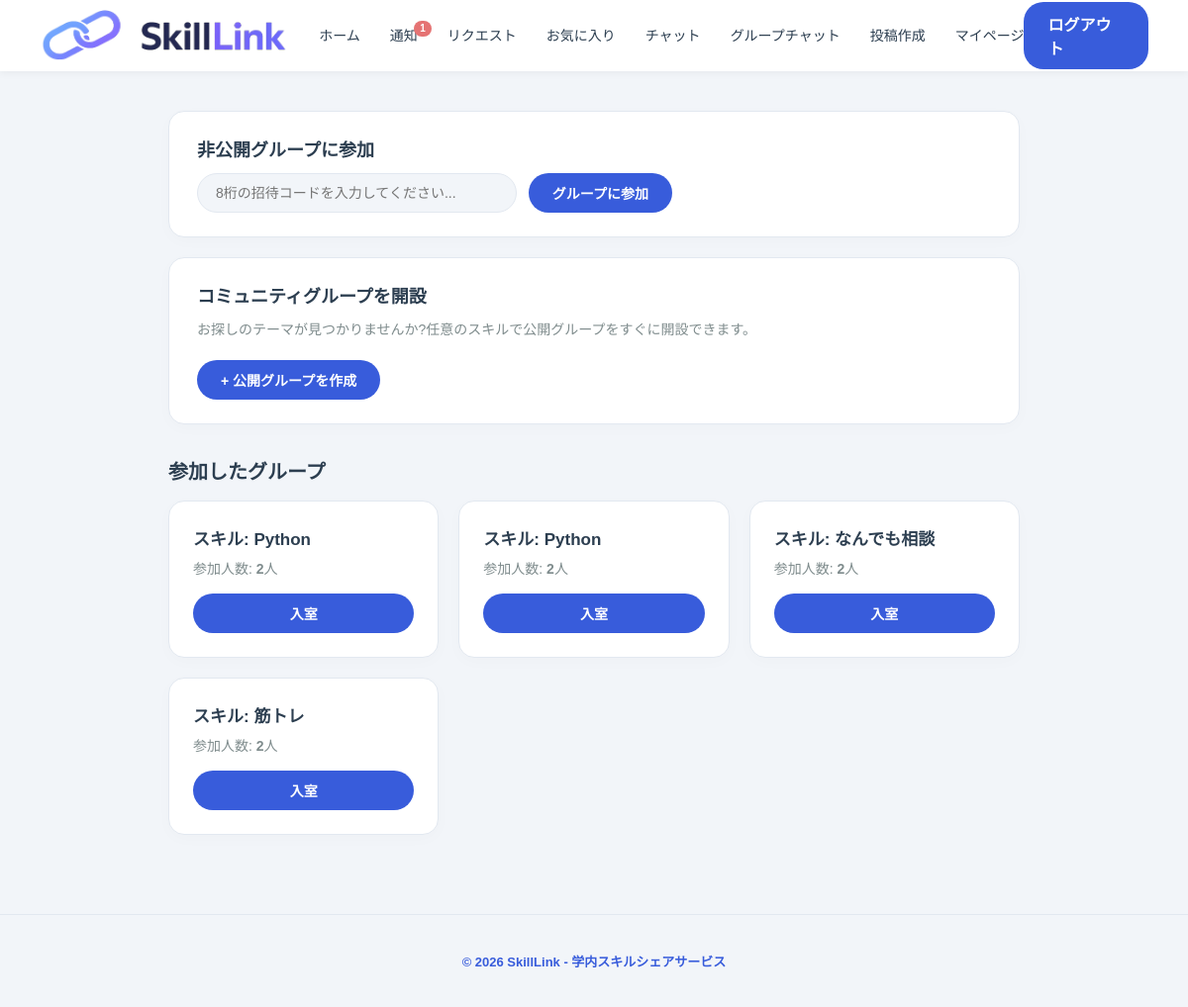
/my-room-access (signed in), run on an earlier commit of the app's database.
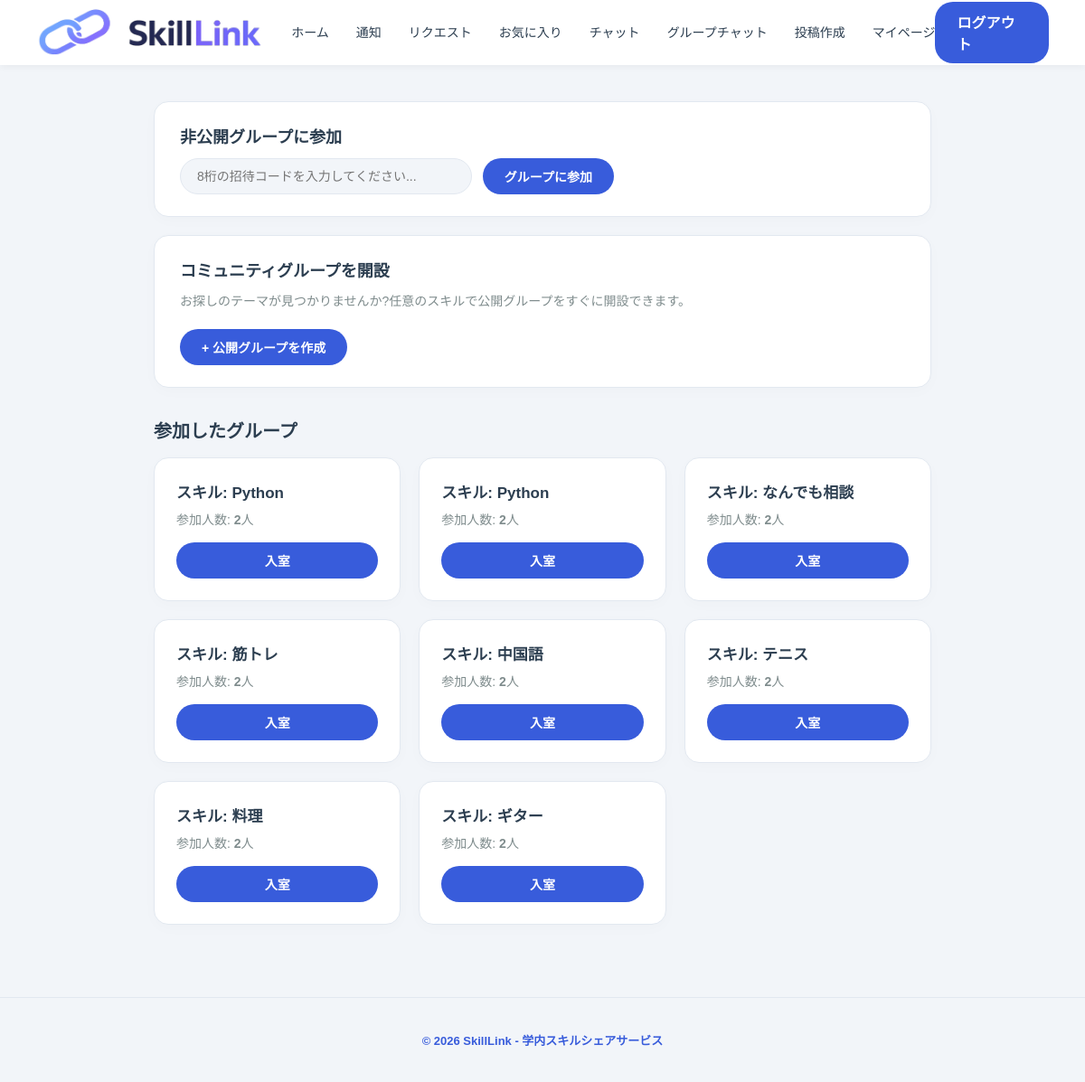
And on a later commit of the database.
### tables this page shows
CREATE TABLE rooms (
        room_id INTEGER PRIMARY KEY AUTOINCREMENT,
        skill_id INTEGER,
        created_by INTEGER,
        is_public INTEGER DEFAULT 0,
        created_at TIMESTAMP DEFAULT CURRENT_TIMESTAMP);

CREATE TABLE skills (skill_id INTEGER PRIMARY KEY AUTOINCREMENT, skill_name TEXT NOT NULL, category_id INTEGER NOT NULL , FOREIGN KEY(category_id) REFERENCES categories(category_id), UNIQUE (skill_name, category_id));

### routes/chat.py (the view)
@chat.route('/my-room-access')
def list_my_room_access():
    user_id = session.get('user_id')
    if not user_id:
        return redirect('/login')
    db = get_db()
    access_rooms = db.execute(
        """
        SELECT rooms.room_id, rooms.is_public, rooms.created_by, skills.skill_name,
               (SELECT COUNT(*) FROM room_members WHERE room_id = rooms.room_id) AS total_members
        FROM rooms
        INNER JOIN room_members ON rooms.room_id = room_members.room_id
        LEFT JOIN skills ON rooms.skill_id = skills.skill_id
        WHERE room_members.user_id = ?
    """,
        (user_id,),
    ).fetchall()
    return render_template('my_rooms.html', access_rooms=access_rooms)

### app.py (called while the page is built)
@app.after_request
def add_header(response):
    response.headers['Cache-Control'] = (
        'no-store, no-cache, must-revalidate, post-check=0, pre-check=0,'
        ' max-age=0'
    )
    response.headers['Pragma'] = 'no-cache'
    response.headers['Expires'] = '0'
    return response

@app.context_processor
def inject_unread_notifications():
    if 'user_id' in session:
        db = get_db()
        count = db.execute(
            'SELECT COUNT(*) FROM notifications WHERE user_id = ? AND is_read'
            ' = 0',
            (session['user_id'],),
        ).fetchone()[0]
        return {'unread_notifications': count}
    return {'unread_notifications': 0}

### routes/auth.py (called while the page is built)
def connect_db():
    rv = sqlite3.connect(DATABASE, timeout=20.0)
    rv.row_factory = sqlite3.Row
    return rv

def get_db():
    if not hasattr(g, 'sqlite_db'):
        g.sqlite_db = connect_db()
    return g.sqlite_db

### templates/my_rooms.html (shortened to what this page needs)
<!DOCTYPE html>
<html lang="ja">
<head>
    <link rel="stylesheet" href="{{ url_for('static', filename='css/header.css') }}">
    <link rel="stylesheet" href="{{ url_for('static', filename='css/variables.css') }}">
    <link rel="stylesheet" href="{{ url_for('static', filename='css/footer.css') }}">
    <link rel="stylesheet" href="{{ url_for('static', filename='css/my_rooms.css') }}">
</head>
<body>
    {% include 'header.html' %}
    <div class="container">
        <div class="action-row">
            <div class="action-section">
                <h3>非公開グループに参加</h3>
                <form action="{{ url_for('group_chat.join_group') }}" method="POST" class="action-form">
                    <input type="text" name="group_room_id" placeholder="8桁の招待コードを入力してください..." required autocomplete="off">
                    <button type="submit" class="btn">グループに参加</button>
                </form>
            </div>
            <div class="action-section">
                <h3>コミュニティグループを開設</h3>
                <p>お探しのテーマが見つかりませんか?任意のスキルで公開グループをすぐに開設できます。</p>
                <a href="{{ url_for('group_chat.show_create_room_form') }}" class="btn btn-secondary btn-block">
                    + 公開グループを作成
                </a>
            </div>
        </div>
        <h2>参加したグループ</h2>
        {% if access_rooms %}
            <div class="rooms-grid">
                {% for room in access_rooms %}
                    <div class="room-card">
                        <div>
                            <h3>スキル: {{ room.skill_name if room.skill_name else "総合交流" }}</h3>
                            <p>参加人数: <strong>{{ room.total_members }}</strong>人</p>
                        </div>
                        <a href="{{ url_for('group_chat.group_chat_room', group_room_id=room.group_room_id) }}" class="btn btn-block">
                            入室
                        </a>
                    </div>
                {% endfor %}
            </div>
        {% else %}
            <p class="empty-state">
                まだグループに参加していません！
            </p>
        {% endif %}
    </div>
    {% include 'footer.html' %}
</body>
</html>

What changed in the data, as far as the page shows it:
added rooms: skill_name "中国語", total_members "2"
added rooms: skill_name "テニス", total_members "2"
added rooms: skill_name "料理", total_members "2"
added rooms: skill_name "ギター", total_members "2"
Also different on the page:
{{ unread_notifications }}: "1" → (not shown)
